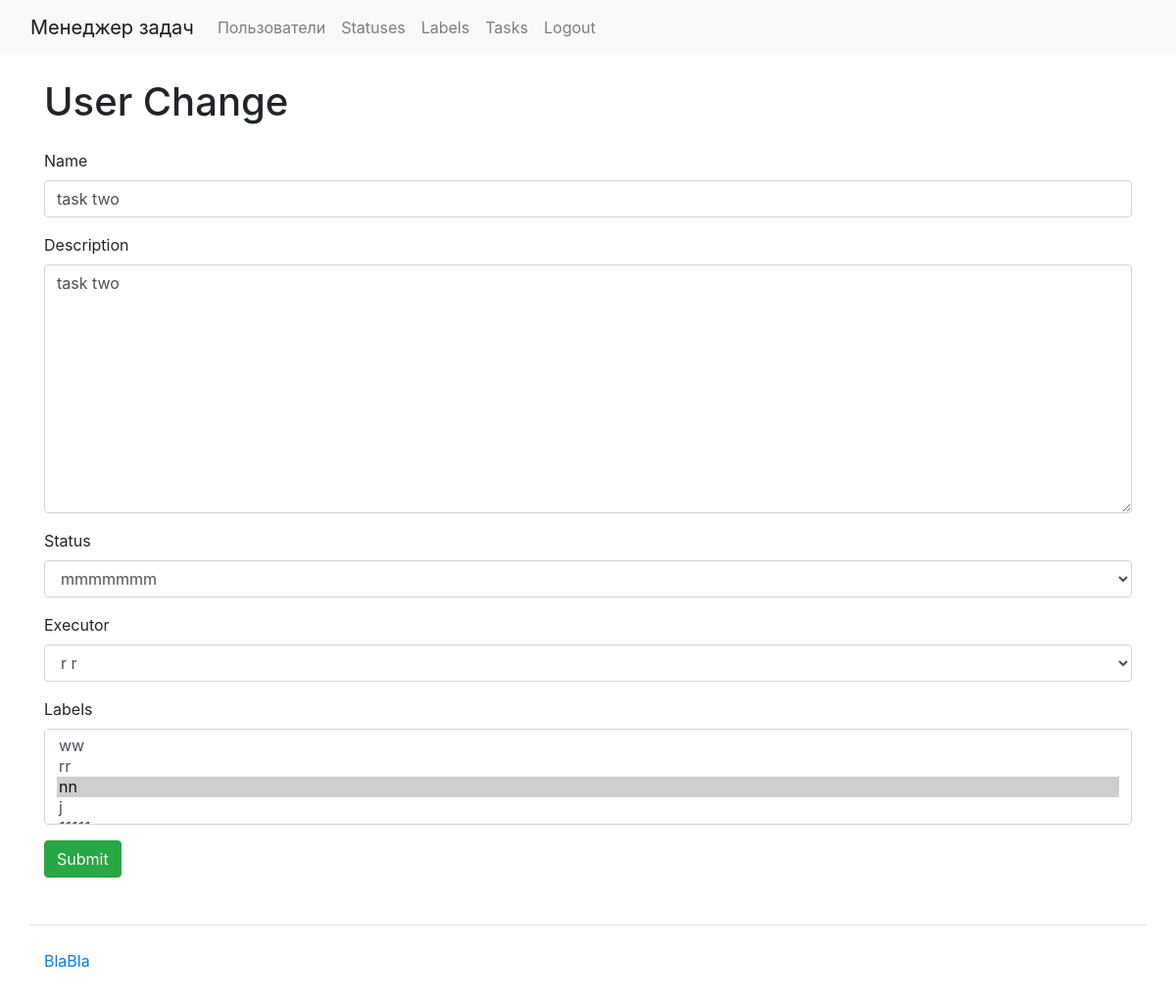
Before: /tasks/3/update/ (signed in) with the older database file.
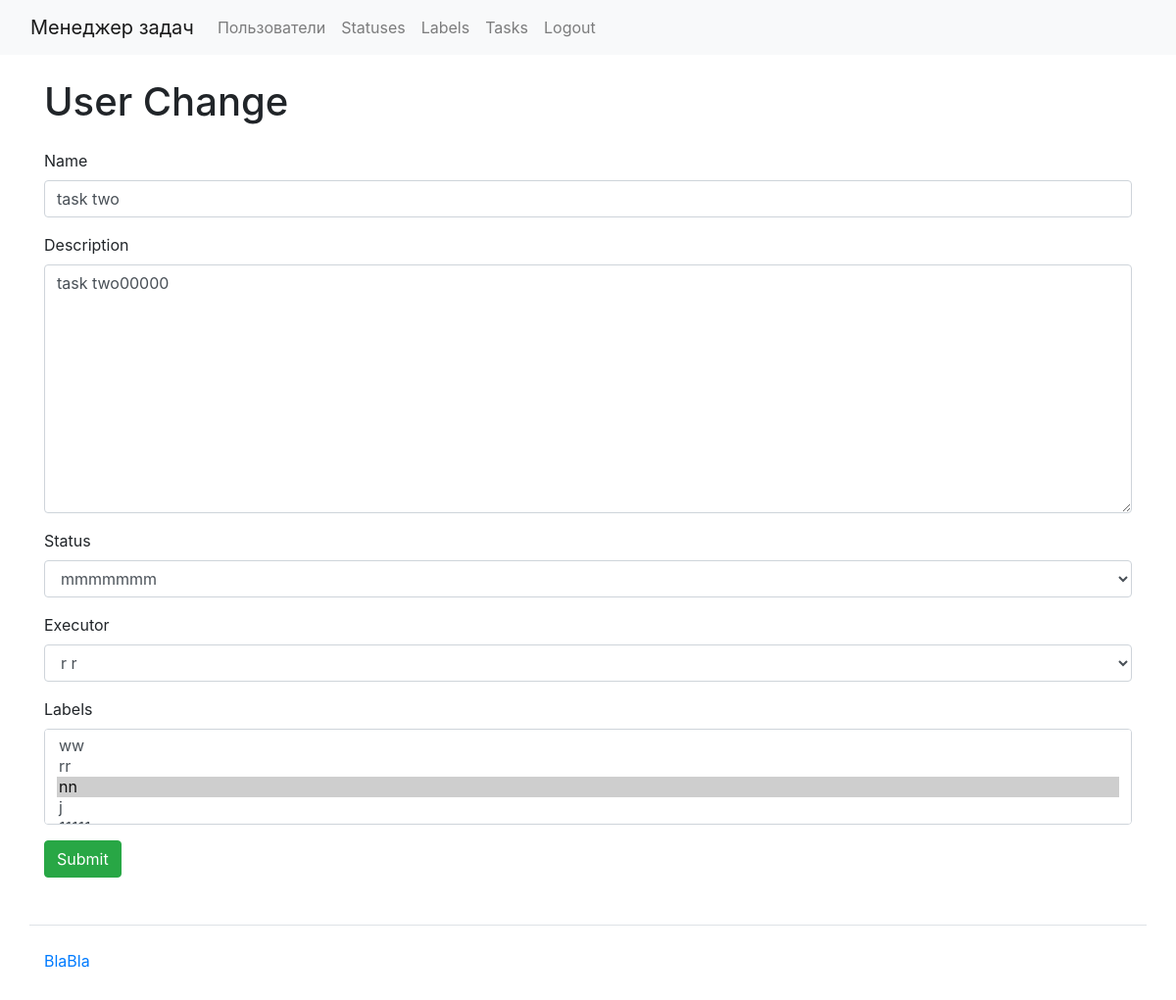
After: the same page with the newer database file.
### tasks/models.py (models this page shows, shortened)
class Task(models.Model):
    name = models.CharField(max_length=100, verbose_name='Name')
    status =  models.ForeignKey(Status, null=True, on_delete=models.PROTECT)
    created_at = models.DateTimeField(auto_now_add=True)
    description = models.TextField(blank=True, null=True)
    author = models.ForeignKey(
        User,
        on_delete=models.PROTECT,
        related_name='authored_tasks',
        verbose_name=_('Author'),)
    executor = models.ForeignKey(
        User,
        on_delete=models.PROTECT,
        related_name='tasks_assigned_to',
        verbose_name=_('Executor'),)
    labels = models.ManyToManyField(
        Labels,
        blank=True,
        verbose_name=_('Labels'),)

### statuses/models.py (models this page shows)
class Status(models.Model):
    name = models.CharField(max_length=100, verbose_name="Name")
    created_at = models.DateTimeField(auto_now_add=True)
    def __str__(self):
        return self.name

### tasks/views.py (the view, shortened to what this page needs)
# urls.py: path('<int:pk>/update/', views.UpdateTask.as_view(), name='update'),
class UpdateTask(LoginRequiredMixin, UpdateView):
    model = Task
    template_name = 'general_pattern.html'
    extra_context = {'title': "Changing task"}
    form_class = TaskForm
    success_url = reverse_lazy('tasks:tasks')

### tasks/forms.py
class TaskForm(forms.ModelForm):
    class Meta():
        model = Task
        fields = ( 'name', 'description', 'status', 'executor', 'labels')

### labels/models.py (called while the page is built)
    def __str__(self):
        return self.name

### users/models.py (called while the page is built)
    def __str__(self):
        return f"{self.first_name} {self.last_name}"

### users/templates/general_pattern.html (shortened to what this page needs)
{% extends 'base.html' %}
{% load bootstrap4 %}
{% load i18n %}
{% block content %}
<div class="container wrapper flex-grow-1">
  {% if not user.is_authenticated %}
  <h1 class="my-4">{% translate "Entrance"%}</h1>
  {% else %}
  <h1 class="my-4">{% translate "User Change"%}</h1>
  {% endif %}
    <form method="post" class="form">
        {% bootstrap_form form %}
          {% buttons %}
            <button type="submit" class="btn btn-success">{% translate "Submit"%}</button>
          {% endbuttons %}
    </form>
</div>
{% endblock content %}

Changed rows visible on the page:
changed Task "mmmmmmm": description "task two" → "task two00000"
